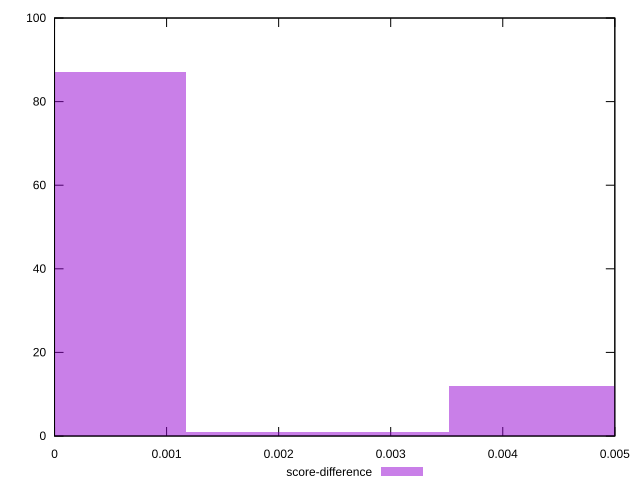

Recreate this plot in gnuplot.
reset

$scoreDifference <<EOF
0.0023475733712037023 1
0.0046951467424074045 12
0 87
EOF

set key outside below
set boxwidth 0.0023475733712037023
set xrange [0:0.0050000000000000044]
set yrange [0:100]
set trange [0:100]
set style fill transparent solid 0.5 noborder
set terminal svg size 640, 490 enhanced background rgb 'white'
set output "reprap/unminified-css/samples/pages+cached/score-difference/histogram.svg"

plot $scoreDifference title "score-difference" with boxes

reset
